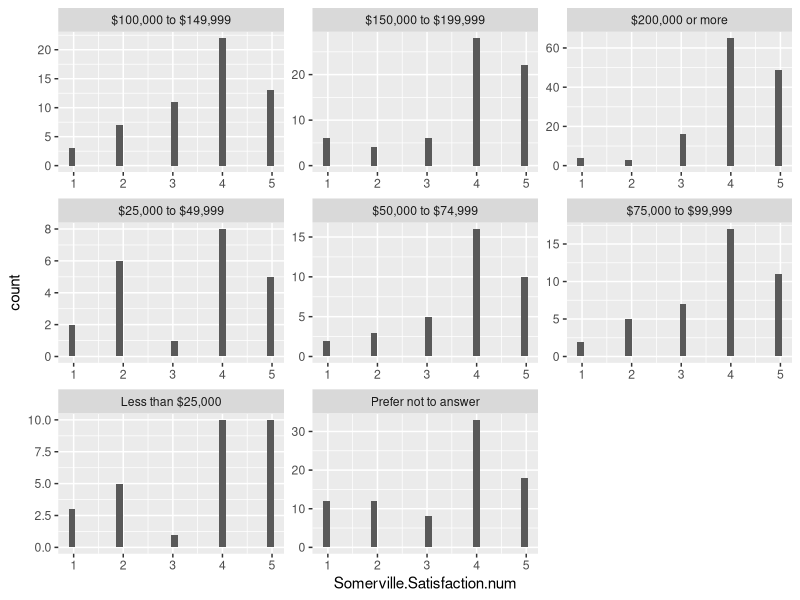
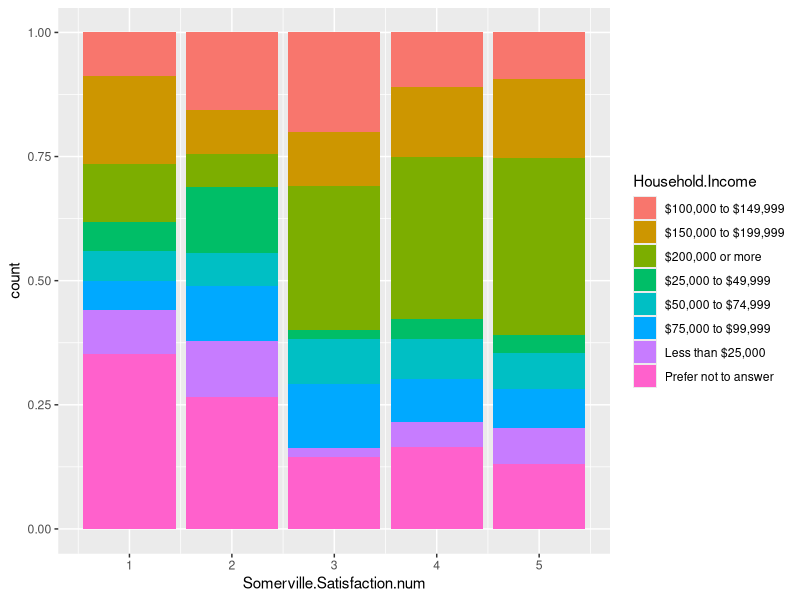

The R source for these figures, in order: (Note: this script raises an error after producing the figures.)
## ---- chunk 1
library(tidyverse)
library(ggplot2)
library(knitr)
## ---- chunk 2
# the refined comes from the data tidying that was previously done, if you run the code you'll get the new csv on your computer
Somerville_data <- read.csv("refined_somerville.csv")
View(Somerville_data)
## ---- chunk 3
# I think we need to decide if we want to do happiness or satisfaction because in the data cleaning, we took out happiness and only left in satisfaction. 
Somerville_data |>
  ggplot(aes(x = Somerville.Satisfaction.num)) + facet_wrap(vars(Household.Income), scales = "free") + geom_histogram()
## ---- chunk 4
Somerville_data |> filter(Year == 2025) |>
  ggplot(aes(x = Somerville.Satisfaction.num, fill = Household.Income)) + geom_bar(position = "fill")
## ---- chunk 5
barFunction <- function(var){
  Somerville_data |> 
    ggplot(aes(x = Somerville.Satisfaction.num, fill = {{var}})) + geom_bar(position = "fill")
  
}

var = c("Age", "Gender", "Race.Ethnicity", "Household.Income") |>
  map(var, barFunction)
## ---- chunk 6
# we also don't have some of these variables
Somerville_data |> 
  select(ID, Gender, Age, Race.Ethnicity) |>
  kable()
## ---- chunk 7
#seeing total number of participants
Somerville_data |>
  summarize(count = n()) |>
  kable()
## ---- chunk 8
#just seeing number of people in each race because it will def affect analyses
Somerville_data |>
  group_by(Race.Ethnicity) |>
  summarize(raceCount = n()) |>
  kable()
## ---- chunk 9
# attempting to write a function- this is just normal code
Somerville_data |>
  group_by(Race.Ethnicity) |>
  summarize(medianEduSat = median(Education.Quality.Satisfaction.num), 
            medianHap = median (Happiness.num))
## ---- chunk 10
#this one is weird bc the is.numeric is returning all of the numeric, even year, so I will try again, but idk if it will be right 
findingMedian <- function(data){
  data |>
  group_by(Race.Ethnicity) |>
  summarize(across(where(is.numeric), median))
}
## ---- chunk 11
findingMedian(Somerville_data)
## ---- chunk 12
#function pt 2
findingMedian2 <- function(data){
 data |>
  group_by(Race.Ethnicity) |>
  summarize(across(c(Education.Quality.Satisfaction.num, Housing.Condition.Satisfaction.num, Feel.Part.Community.num, Somerville.Satisfaction.num, Happiness.num), median))
}
## ---- chunk 13
findingMedian2(Somerville_data)
## ---- chunk 14
Somerville_data |> 
  ggplot(aes(x = Somerville.Satisfaction.num)) + 
  geom_histogram()
## ---- chunk 15
#idk if this is right
histogramFunction <- function(data, col){
  data |> 
  ggplot(aes(x = {{col}})) + 
  geom_histogram()
}
## ---- chunk 16
histogramFunction(Somerville_data, Somerville.Satisfaction.num)
## ---- chunk 17
histogramFunction(Somerville_data, Feel.Part.Community.num)
## ---- chunk 18
histogramFunction(Somerville_data, Happiness.num)
## ---- chunk 19
histogramFunction(Somerville_data, Education.Quality.Satisfaction.num)
## ---- chunk 20
histogramFunction(Somerville_data, Housing.Condition.Satisfaction.num)
